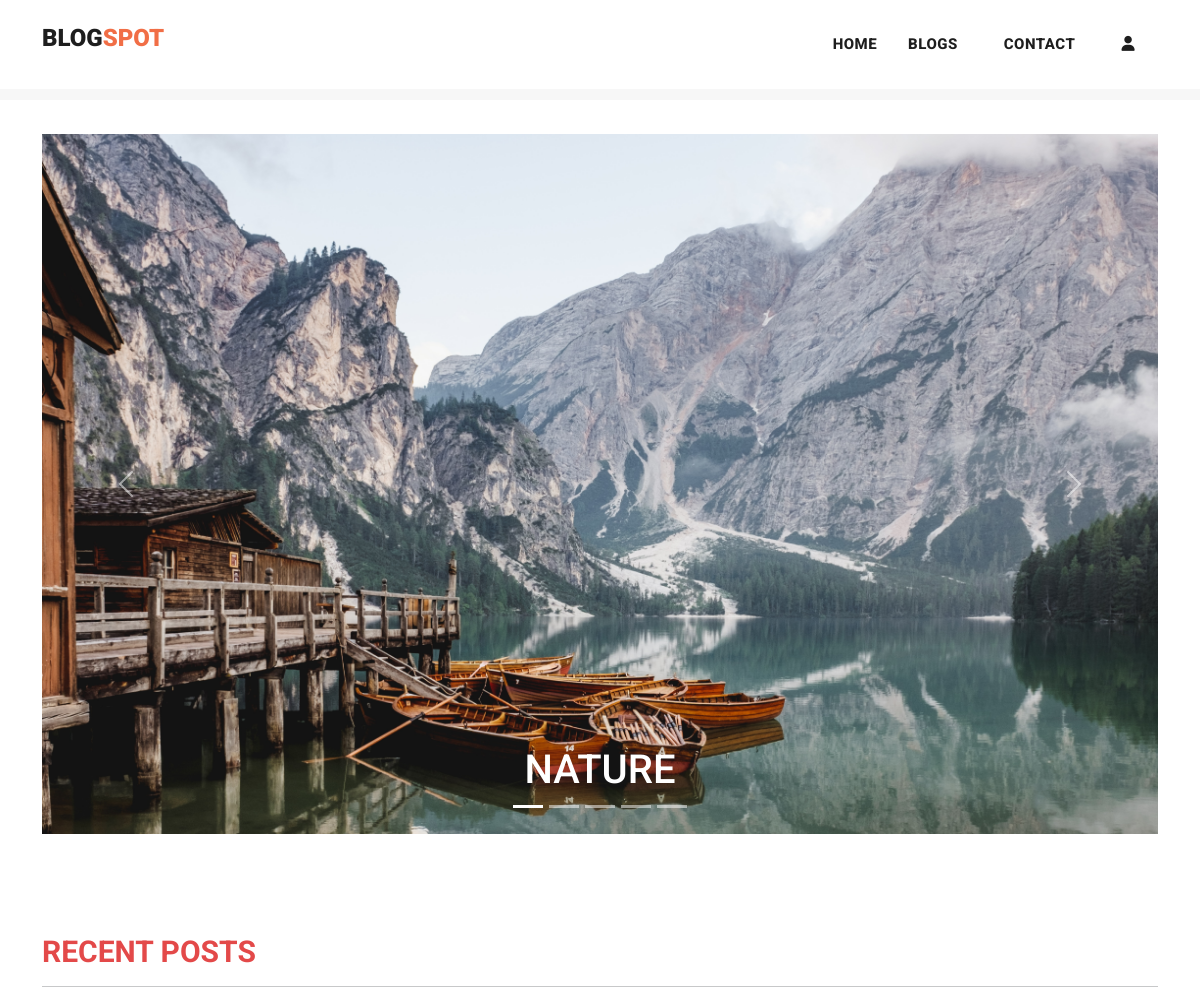
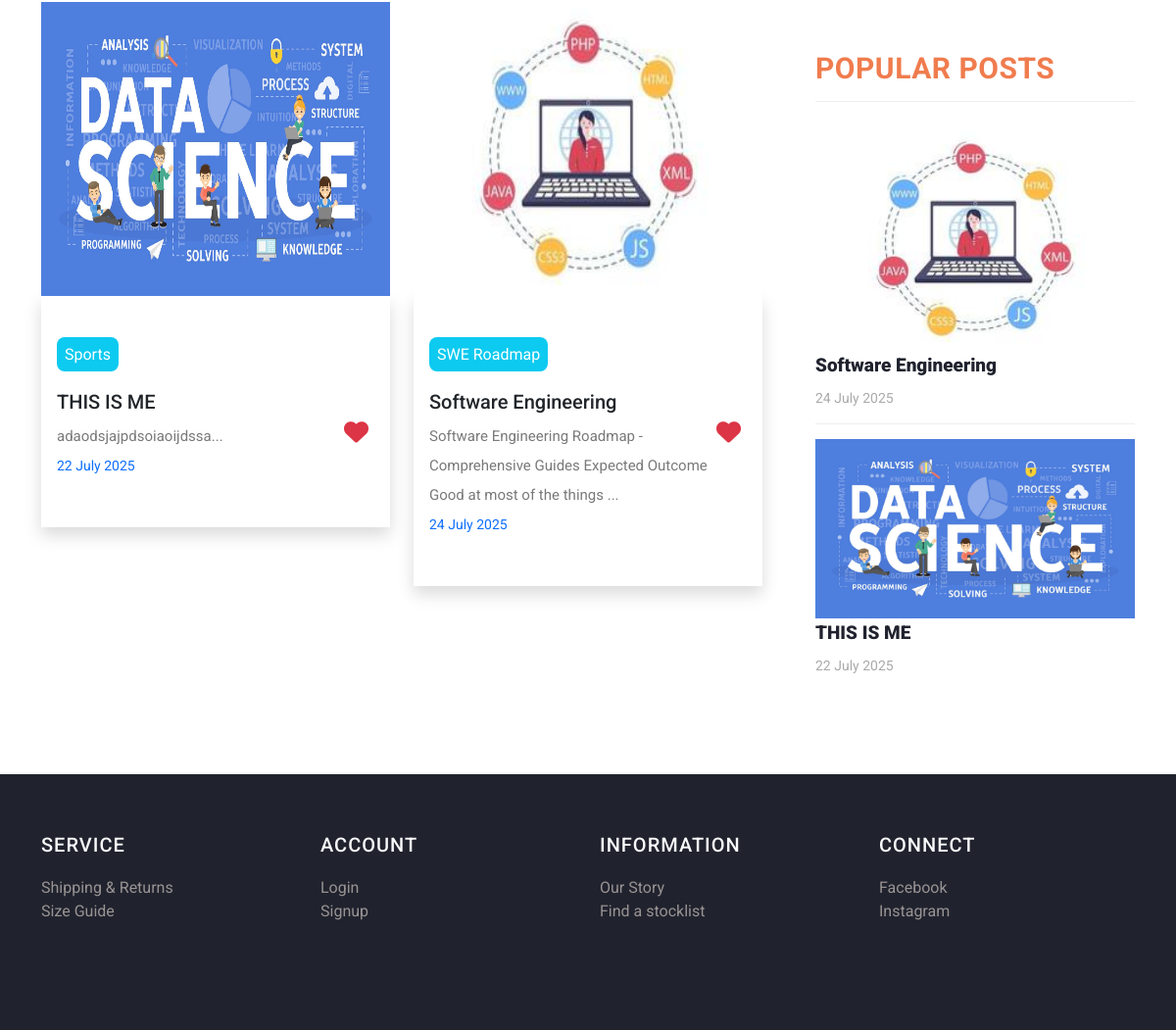
The page / on the database its author committed (2 pictures, top to bottom).
### myapp/models.py (models this page shows, shortened)
class Post(models.Model):
    postname = models.CharField(max_length=600)
    category = models.CharField(max_length=600)
    image = models.ImageField(upload_to='images/posts',blank=True,null=True)
    content = models.CharField(max_length=100000)
    time = models.CharField(default=time,max_length=100, blank=True)
    likes = models.IntegerField(null=True,blank=True,default=0)
    user = models.ForeignKey(User,on_delete=models.CASCADE)

### myapp/views.py (the view)
# urls.py: path("",views.index,name="index"),
def index(request):
    return render(request,"index.html",{
        'posts':Post.objects.filter(user_id=request.user.id).order_by("id").reverse(),
        'top_posts':Post.objects.all().order_by("-likes"),
        'recent_posts':Post.objects.all().order_by("-id"),
        'user':request.user,
        'media_url':settings.MEDIA_URL
    })

### templates/index.html (shortened to what this page needs)
{% load static %}
<!DOCTYPE html>
<html lang="en">
<head>
  <link href="https://cdn.jsdelivr.net/npm/bootstrap@5.3.0-alpha3/dist/css/bootstrap.min.css" rel="stylesheet"
>
  <link href="{% static 'vendor/bootstrap/css/bootstrap.min.css' %}" rel="stylesheet">
  <link href="https://cdn.jsdelivr.net/npm/bootstrap@5.3.1/dist/css/bootstrap.min.css" rel="stylesheet"
>
</head>
<link rel="stylesheet" href="{% static 'assets/css/fontawesome.css' %}">
<link rel="stylesheet" href="https://cdnjs.cloudflare.com/ajax/libs/font-awesome/6.4.2/css/all.min.css">
<link rel="stylesheet" href="{% static 'assets/css/templatemo-stand-blog.css' %}">
<link rel="stylesheet" href="{% static 'assets/css/owl.css' %}">
<link rel="stylesheet" href="{% static 'assets/css/styles.css' %}">
</head>
<body>
  {%include 'header.html'%}
  <div class="container mt-5 carousel">
    <div id="carouselExampleCaptions" class="carousel slide">
      <div class="carousel-indicators">
        <button type="button" data-bs-target="#carouselExampleCaptions" data-bs-slide-to="0" class="active"
          aria-current="true" aria-label="Slide 1"></button>
        <button type="button" data-bs-target="#carouselExampleCaptions" data-bs-slide-to="1"
          aria-label="Slide 2"></button>
        <button type="button" data-bs-target="#carouselExampleCaptions" data-bs-slide-to="2"
          aria-label="Slide 3"></button>
        <button type="button" data-bs-target="#carouselExampleCaptions" data-bs-slide-to="3"
          aria-label="Slide 4"></button>
        <button type="button" data-bs-target="#carouselExampleCaptions" data-bs-slide-to="4"
          aria-label="Slide 5"></button>
      </div>
      <div class="carousel-inner">
        <div class="carousel-item active">
          <img src="{% static 'assets/images/nature.jpg' %}" alt="image1">
          <div class="carousel-caption ">
            <h1>NATURE</h1>
          </div>
        </div>
      </div>
      <button class="carousel-control-prev" type="button" data-bs-target="#carouselExampleCaptions"
        data-bs-slide="prev">
        <span class="carousel-control-prev-icon" aria-hidden="true"></span>
      </button>
      <button class="carousel-control-next" type="button" data-bs-target="#carouselExampleCaptions"
        data-bs-slide="next">
        <span class="carousel-control-next-icon" aria-hidden="true"></span>
      </button>
    </div>
  </div>
  <section class="blog-posts">
    <div class="container">
      <h3 class="mb-2" style="color: rgb(227, 73, 73); font-size: 30px; font-weight: bold;">RECENT POSTS</h3>
      <hr>
      <div class=" row">
        <div class="col-lg-8">
          <div class="all-blog-posts">
            <div class="row">
              {% for post in top_posts|slice:"0:7" %}
              <div class="col col-lg-6 col-12 pb-2 blog-post ">
                <img src="{{media_url}}{{post.image}}" alt="" class="img-fluid" width="100%">
                <div class="px-3 py-5 shadow">
                  <a href="{% url 'post' post.id %}" class="text-decoration-none text-dark mb-3">
                    <span class="text-white bg-info text-center rounded-3 mt-5"
                      style="padding: 8px;">{{post.category}}</span>
                    <h5 class="mt-4">{{post.postname}}</h5>
                  </a>
                  <form method="post" action="{% url 'increaselikes' post.id %}">
                    <button class="float-right small" type="submit"
                      style="border: none; background: transparent; font-size: 25px;"><i
                        class="fa fa-heart text-danger"></i></button>
                  </form>
                  <p class="mt-2">{{post.content|slice:"0:100"}}...</p>
                  <p class="small text-primary">{{post.time}} </p>
                </div>
              </div>
              {% endfor %}
            </div>
          </div>
        </div>
        <div class="col-lg-4">
          <div class="sidebar">
            <div class="row">
              <div class="col-lg-12">
                <div class="sidebar-item recent-posts">
                  <div class="sidebar-heading">
                    <h2 style="color: rgb(240, 124, 78); font-size: 30px; font-weight: bold;">Popular Posts</h2>
                  </div>
                  <div class="content">
                    <ul>
                      {% for post in recent_posts|slice:"0:" %}
                      <li>
                        <img src="{{media_url}}{{post.image}}" class="img-fluid" alt="" width="100%">
                        <a href="post-details.html">
                          <a href="{% url 'post' post.id %}" class="text-decoration-none text-dark">
                            <h5>{{post.postname}}</h5>
                          </a>
                          <span>{{post.time}}</span>
                        </a>
                      </li>
                      {% endfor %}
                    </ul>
                  </div>
                </div>
              </div>
            </div>
          </div>
        </div>
      </div>
    </div>
  </section>
  {% include 'footer.html' %}
</body>
</html>

### static/assets/css/templatemo-stand-blog.css (style rules this page uses)
body { font-family: 'Roboto', sans-serif; overflow-x: hidden; text-rendering: optimizeLegibility; -webkit-font-smoothing: antialiased; -moz-osx-font-smoothing: grayscale; }
p { margin-bottom: 0px; font-size: 15px; font-weight: 400; color: #7a7a7a; line-height: 30px; }
a { text-decoration: none!important; }
ul { padding: 0; margin: 0; list-style: none; }
h1,h2,h3,h4,h5,h6 { margin: 0px; }
.blog-posts { margin-top: 100px; }
.blog-posts .blog-post { margin-bottom: 30px; }
.blog-posts .sidebar-heading h2 { font-size: 18px; text-transform: uppercase; font-weight: 900; letter-spacing: 0.5px; color: #20232e; border-bottom: 1px solid #eee; padding-bottom: 15px; margin-bottom: 25px; }
.sidebar { margin-left: 30px; }
.sidebar .sidebar-item { margin-top: 50px; }
.sidebar .sidebar-heading h2 { font-size: 18px; text-transform: uppercase; font-weight: 900; letter-spacing: 0.5px; color: #20232e; border-bottom: 1px solid #eee; padding-bottom: 15px; margin-bottom: 25px; }
.sidebar .recent-posts ul li { margin-bottom: 15px; padding-bottom: 15px; border-bottom: 1px solid #eee; }
.sidebar .recent-posts ul li:last-child { margin-bottom: 0px; padding-bottom: 0px; border-bottom: none; }
.sidebar .recent-posts ul li h5 { font-size: 19px; font-weight: 900; color: #20232e; line-height: 30px; transition: all 0.3s; }
.sidebar .recent-posts ul li span { display: block; font-size: 14px; color: #aaa; margin-top: 8px; }

### static/assets/css/styles.css (style rules this page uses)
.carousel img { width: 100%; height: 700px; }
.blog-posts .blog-post img, .blog-post img { height: 300px; }

### templates/footer.html (style rules this page uses)
li { text-decoration: none; text-align: left; }
li a { color: rgb(153, 147, 147); }

### rows shown on the page
Post: image (picture), category "Sports", postname "THIS IS ME", content "adaodsjajpdsoiaoijdssa", time "22 July 2025"
Post: image (picture), category "SWE Roadmap", postname "Software Engineering", content "Software Engineering Roadmap - Comprehensive Guides Expected Outcome Good at most of the things", time "24 July 2025"
